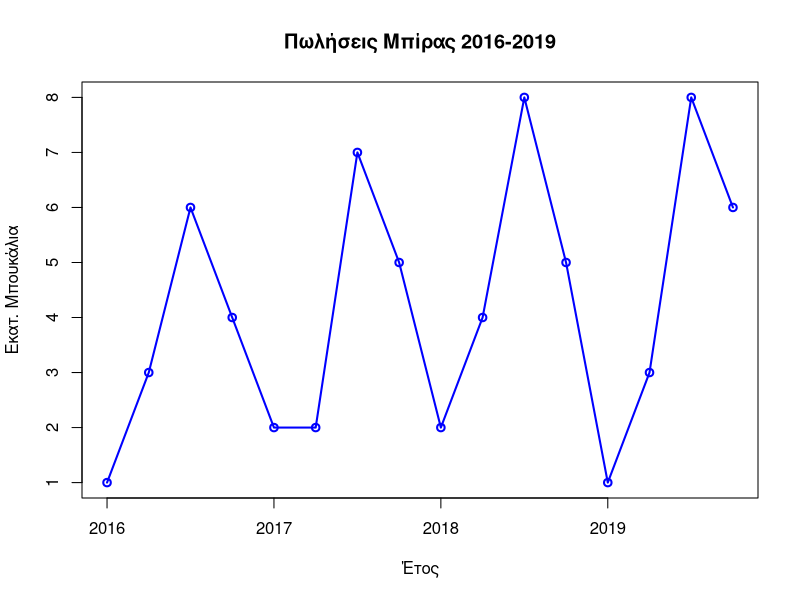
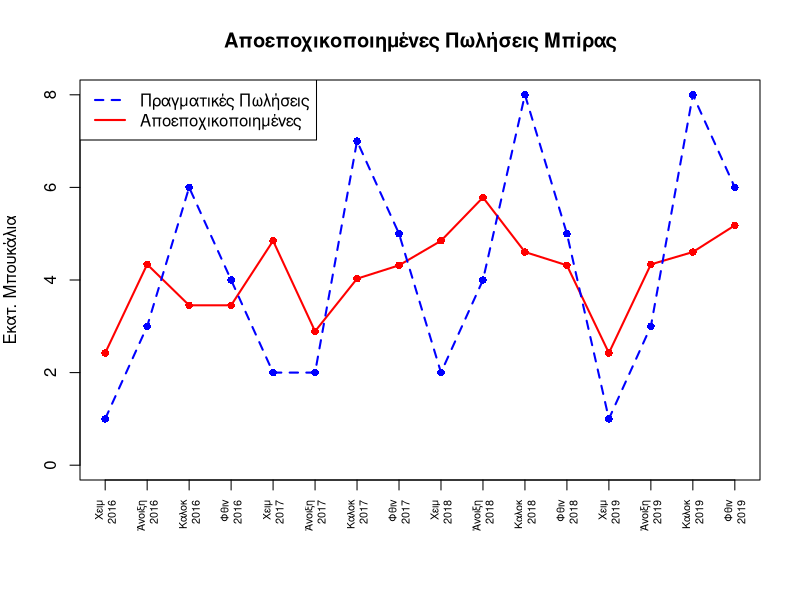
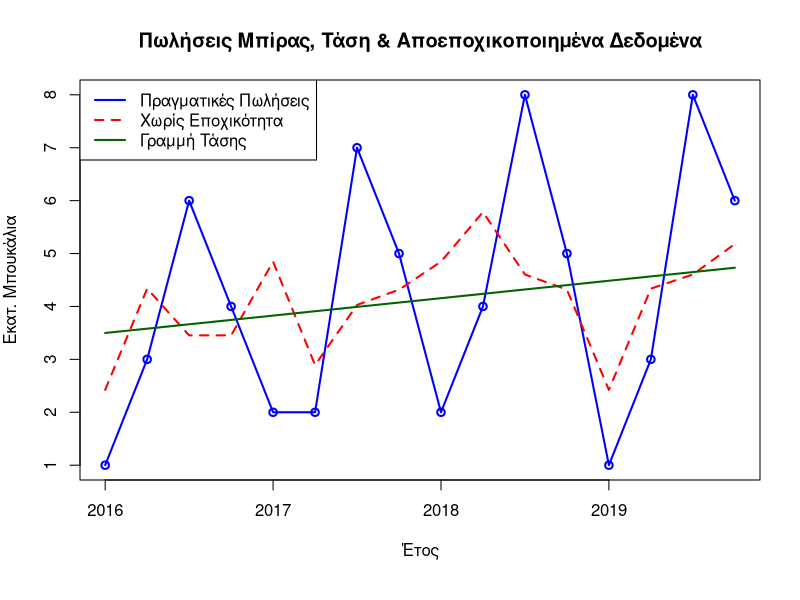
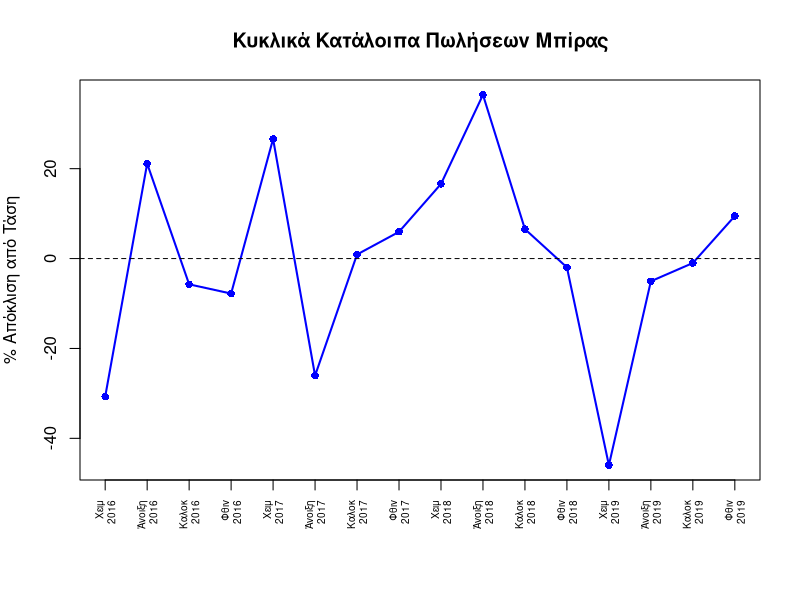

These charts were generated, in order, by the following R code:
## ---- chunk 1
knitr::opts_chunk$set(
  echo = TRUE,
  warning = FALSE,
  message = FALSE,
  fig.width = 10,
  fig.height = 5
)
## ---- chunk 2
library(forecast)  # Για ma() (κινητοί μέσοι) και decompose()
## ---- chunk 3
# Πωλήσεις μπίρας (εκατ. μπουκάλια) ανά εποχή 2016-2019
# Σειρά: Χειμώνας, Άνοιξη, Καλοκαίρι, Φθινόπωρο
sales <- c(1, 3, 6, 4,   # 2016
           2, 2, 7, 5,   # 2017
           2, 4, 8, 5,   # 2018
           1, 3, 8, 6)   # 2019

# Δημιουργία χρονοσειράς
# frequency = 4: τριμηνιαία δεδομένα (4 εποχές ανά έτος)
ts_sales <- ts(sales, start = c(2016, 1), frequency = 4)

print(ts_sales)
## ---- chunk 4
plot(ts_sales, type = "o",
     main = "Πωλήσεις Μπίρας 2016-2019",
     ylab = "Εκατ. Μπουκάλια", xlab = "Έτος",
     col = "blue", lwd = 2)
## ---- chunk 5
# Απλός Κινητός Μέσος τάξης 4
# Παίρνει τον μέσο 4 διαδοχικών εποχών
# Τοποθετείται στην ΤΕΛΕΥΤΑΙΑ από τις 4 εποχές
sma_4 <- ma(ts_sales, order = 4, centre = FALSE)
cat("=== Απλός Κινητός Μέσος (4 Εποχών) ===\n")
print(round(sma_4, 2))

# Κεντροποιημένος Κινητός Μέσος
# Παίρνει τον μέσο ΔΥΟ διαδοχικών απλών κινητών μέσων
# Τοποθετείται ακριβώς στο ΚΕΝΤΡΟ της χρονικής περιόδου
# Αντιπροσωπεύει: Τάση x Κύκλος (T x C)
cma_4 <- ma(ts_sales, order = 4, centre = TRUE)
cat("\n=== Κεντροποιημένος Κινητός Μέσος (CMA) ===\n")
print(round(cma_4, 2))
## ---- chunk 6
# Y/CMA = S x I (Εποχή x Τυχαίο)
# Δείχνει πόσο πάνω/κάτω από το "κανονικό" είναι κάθε εποχή
# Π.χ. Καλοκαίρι 2016: Y=6, CMA=3.62, Y/CMA=1.66 → 66% πάνω από το κανονικό
ratios <- ts_sales / cma_4
cat("=== Λόγοι Y/CMA ===\n")
print(round(ratios, 2))

# Αναλυτικός πίνακας
final_table <- cbind(
  "Πωλήσεις (Y)"        = ts_sales,
  "Απλός Κ.Μ. (4)"      = sma_4,
  "Κεντροποιημένος CMA" = cma_4,
  "Λόγος (Y/CMA)"       = ratios
)
cat("\n=== Αναλυτικός Πίνακας ===\n")
print(round(final_table, 2))
## ---- chunk 7
# Αποσύνθεση με πολλαπλασιαστικό μοντέλο
decomp <- decompose(ts_sales, type = "multiplicative")

# Ακατέργαστοι μέσοι ανά εποχή
# Μέσος όρος όλων των Y/CMA για κάθε εποχή
# Έτσι ο τυχαίος παράγοντας I "ακυρώνεται"
raw_indices <- tapply(as.numeric(ratios), cycle(ts_sales), mean, na.rm = TRUE)
cat("=== Ακατέργαστοι Μέσοι Όροι ===\n")
print(round(raw_indices, 4))
cat("Άθροισμα:", round(sum(raw_indices), 4), "\n")

# Κανονικοποίηση: άθροισμα = 4 (πλήθος εποχών)
normalization_factor <- 4 / sum(raw_indices)
final_indices <- raw_indices * normalization_factor

cat("\n=== Τελικοί Εποχιακοί Δείκτες (Κανονικοποιημένοι) ===\n")
print(round(final_indices, 4))
cat("Νέο Άθροισμα:", round(sum(final_indices), 4), "\n")

# Επαλήθευση με decompose
seasonal_indices <- decomp$seasonal[1:4]
names(seasonal_indices) <- c("Χειμώνας", "Άνοιξη", "Καλοκαίρι", "Φθινόπωρο")
cat("\n=== Επαλήθευση μέσω decompose ===\n")
print(round(seasonal_indices, 4))
## ---- chunk 8
# Αποεποχικοποίηση: Y / S
# Αφαιρούμε την εποχική επίδραση
# Αποτέλεσμα: σειρά που περιέχει μόνο Τάση + Κύκλος + Τυχαίο
deseasonalized_sales <- ts_sales / decomp$seasonal

cat("=== Αποεποχικοποιημένα Δεδομένα (Y/S) ===\n")
print(round(deseasonalized_sales, 2))
## ---- chunk 9
time_labels <- c("Χειμ\n2016","Άνοιξη\n2016","Καλοκ\n2016","Φθιν\n2016",
                 "Χειμ\n2017","Άνοιξη\n2017","Καλοκ\n2017","Φθιν\n2017",
                 "Χειμ\n2018","Άνοιξη\n2018","Καλοκ\n2018","Φθιν\n2018",
                 "Χειμ\n2019","Άνοιξη\n2019","Καλοκ\n2019","Φθιν\n2019")

par(mar = c(6, 4, 4, 2))
plot(as.numeric(deseasonalized_sales), type = "o",
     col = "red", lwd = 2, pch = 16,
     main = "Αποεποχικοποιημένες Πωλήσεις Μπίρας",
     ylab = "Εκατ. Μπουκάλια", xlab = "",
     xaxt = "n", ylim = c(0, 8))
lines(as.numeric(ts_sales), type = "o",
      col = "blue", lwd = 2, pch = 16, lty = 2)
axis(1, at = 1:16, labels = time_labels, cex.axis = 0.65, las = 2)
legend("topleft",
       legend = c("Πραγματικές Πωλήσεις", "Αποεποχικοποιημένες"),
       col = c("blue", "red"), lty = c(2, 1), lwd = 2)
## ---- chunk 10
# Γραμμική παλινδρόμηση πάνω στα αποεποχικοποιημένα δεδομένα
# Εξίσωση: y_hat = a + b*t
# a: επίπεδο εκκίνησης, b: μέση μεταβολή ανά τρίμηνο
t <- 1:length(sales)
trend_model <- lm(deseasonalized_sales ~ t)

cat("=== Εξίσωση Γραμμής Τάσης ===\n")
summary(trend_model)
## ---- chunk 11
trend_line <- fitted(trend_model)

plot(ts_sales, type = "o", col = "blue", lwd = 2,
     main = "Πωλήσεις Μπίρας, Τάση & Αποεποχικοποιημένα Δεδομένα",
     ylab = "Εκατ. Μπουκάλια", xlab = "Έτος")
lines(deseasonalized_sales, col = "red", lwd = 2, lty = 2)
lines(ts(trend_line, start = c(2016, 1), frequency = 4),
      col = "darkgreen", lwd = 2)
legend("topleft",
       legend = c("Πραγματικές Πωλήσεις", "Χωρίς Εποχικότητα", "Γραμμή Τάσης"),
       col = c("blue", "red", "darkgreen"), lty = c(1, 2, 1), lwd = 2)
## ---- chunk 12
# Σχετικά Κυκλικά Κατάλοιπα = (Y/S - T_hat) / T_hat x 100
# Θετικό: φάση άνθησης (πωλήσεις πάνω από τάση)
# Αρνητικό: φάση ύφεσης (πωλήσεις κάτω από τάση)
cyclical_residuals <- (deseasonalized_sales - trend_line) / trend_line

# Πίνακας αποτελεσμάτων
cyclical_table <- data.frame(
  Ετος   = rep(2016:2019, each = 4),
  Εποχη  = rep(c("Χειμώνας", "Άνοιξη", "Καλοκαίρι", "Φθινόπωρο"), 4),
  Κυκλικο = paste0(round(as.numeric(cyclical_residuals) * 100, 2), "%")
)
print(cyclical_table)
## ---- chunk 13
par(mar = c(6, 4, 4, 2))
plot(as.numeric(cyclical_residuals) * 100, type = "o",
     col = "blue", lwd = 2, pch = 16,
     main = "Κυκλικά Κατάλοιπα Πωλήσεων Μπίρας",
     ylab = "% Απόκλιση από Τάση", xlab = "",
     xaxt = "n")
abline(h = 0, col = "black", lty = 2)
axis(1, at = 1:16, labels = time_labels, cex.axis = 0.6, las = 2)
